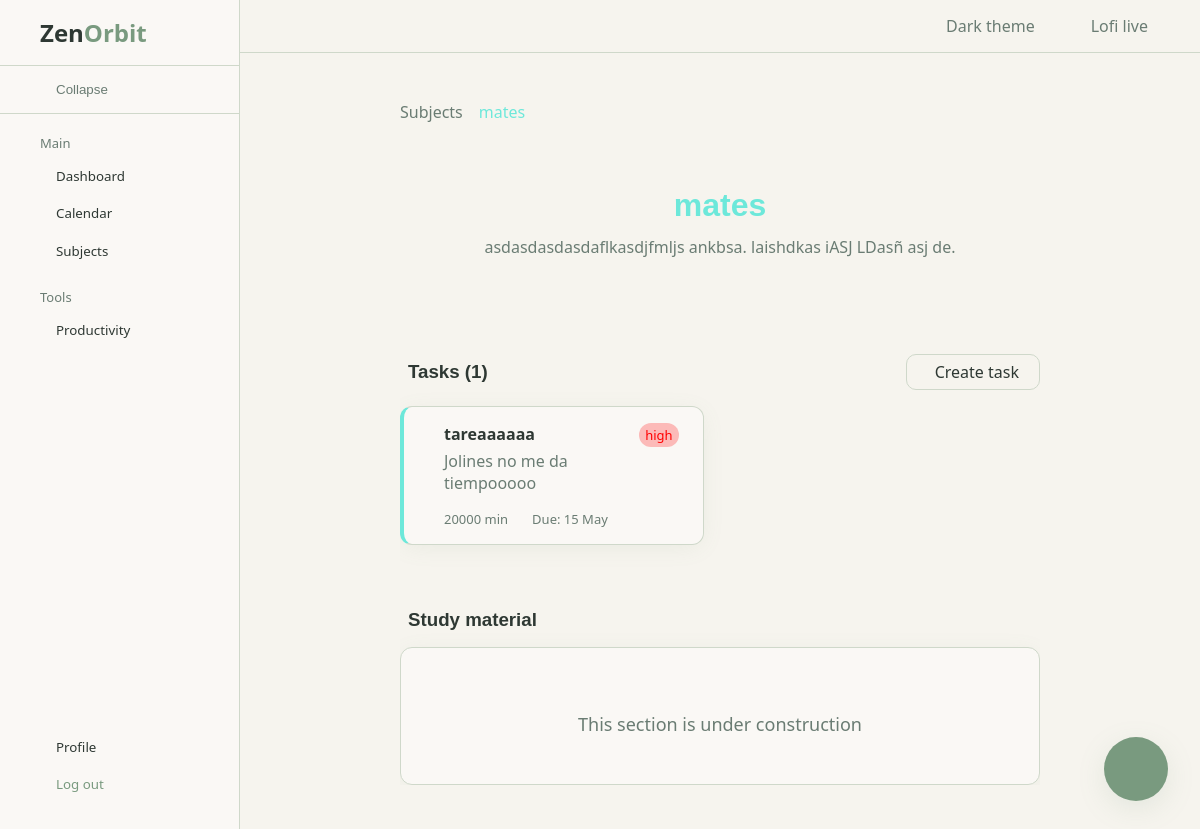
Page /subjects/1 (signed in) on the committed database.
### productivity_site/models/subject.py (models this page shows, shortened)
class Subject(models.Model):
    subject_id = models.AutoField(primary_key=True)
    user_id = models.ForeignKey(User, on_delete=models.CASCADE)
    name = models.CharField(max_length=100)
    description = models.TextField()
    color = models.CharField(
        max_length=7,
        default="#f59e0b",
        validators=[
            RegexValidator(
                regex=r"^#[0-9a-fA-F]{6}$",
                message="Color must be a valid hex color.",
            )
        ],
    )
    class Meta:
        constraints = [
            models.UniqueConstraint(
                fields=["user_id", "name"],
                name="unique_subject_name_per_user",
            )
        ]

### productivity_site/models/task.py (models this page shows, shortened)
class Task(models.Model):
    PRIORITY_LOW = "low"
    PRIORITY_MEDIUM = "medium"
    PRIORITY_HIGH = "high"
    PRIORITY_CHOICES = [
        (PRIORITY_LOW, "Low"),
        (PRIORITY_MEDIUM, "Medium"),
        (PRIORITY_HIGH, "High"),
    ]
    task_id = models.AutoField(primary_key=True)
    subject_id = models.ForeignKey(Subject, on_delete=models.CASCADE)
    name = models.CharField(max_length=100)
    text = models.TextField()
    due_date = models.DateTimeField()
    priority = models.CharField(
        max_length=10,
        choices=PRIORITY_CHOICES,
        default=PRIORITY_MEDIUM,
    )
    estimated_time = models.PositiveIntegerField()
    completed = models.BooleanField(default=False)
    class Meta:
        constraints = [
            models.UniqueConstraint(
                fields=["subject_id", "name"],
                name="unique_task_name_per_subject",
            )
        ]

### productivity_site/views.py (the view)
# urls.py: path('subjects/<int:subject_id>', views.subject_read, name='subject_read'),
@login_required
def subject_read(request, subject_id):
    subject = get_object_or_404(Subject, pk=subject_id, user_id=request.user)
    pending_tasks = list(Task.objects.filter(
        subject_id=subject,
        completed=False,
    ))
    completed_tasks = list(Task.objects.filter(
        subject_id=subject,
        completed=True,
    ))
    _set_pending_subtasks_count(pending_tasks)
    return render(request, "authorized/subjects/subject_view.html", {
        "subject": subject,
        "pending_tasks": pending_tasks,
        "completed_tasks": completed_tasks,
    })

### productivity_site/views.py (called while the page is built)
def _set_pending_subtasks_count(tasks):
    task_ids = [task.task_id for task in tasks]
    pending_counts = {
        item["task_id"]: item["count"]
        for item in Subtask.objects.filter(
            task_id__in=task_ids,
            completed=False,
        ).values("task_id").annotate(count=Count("subtask_id"))
    }
    for task in tasks:
        task.pending_subtasks_count = pending_counts.get(task.task_id, 0)

### templates/authorized/subjects/subject_view.html (shortened to what this page needs)
{% extends "authorized/base_authorized.html" %}
{% load static %}
{% block page_content %}
    <div class="details-layout">
        <div class="breadcrumb">
            <a href="{% url 'productivity_site:subjects' %}">Subjects</a>
            <span style="color: {{ subject.color }}">{{ subject.name }}</span>
        </div>
        <div class="details-header">
            <h1 style="color: {{ subject.color }}">{{ subject.name }}</h1>
            <p>{{ subject.description }}</p>
        </div>
        <div id="subject-tasks">
            <div class="details-section-title">
                <h3>Tasks ({{ pending_tasks|length }})</h3>
                {% url 'productivity_site:task_create' subject.subject_id as task_create_url %}
                {% include "components/button/link-button-secondary.html" with icon_left='fi-rr-plus' text='Create task' href=task_create_url %}
            </div>
            <div class="subject-tasks-grid">
                {% for task in pending_tasks %}
                <div class="subject-task-card subject-task-card-pending subject-card card"
                   style="border-left: .25rem solid {{ subject.color }}">
                    <a href="{% url 'productivity_site:task_read' subject.subject_id task.task_id %}"
                       class="task-card-content">
                        <div class="subject-task-head">
                            <div class="subject-task-info">
                                <p class="subject-task-title">{{ task.name }}</p>
                                <p class="subject-task-text">{{ task.text }}</p>
                            </div>
                            <div class="priority-badge priority-badge-{{ task.priority }}">
                                <span>{{ task.priority }}</span>
                            </div>
                        </div>
                        <div class="subject-task-meta">
                            <span class="subject-task-meta-item">
                                {{ task.estimated_time }} min
                            </span>
                            <span class="subject-task-meta-item">
                                Due: {{ task.due_date | date:"j M" }}
                            </span>
                        </div>
                    </a>
                </div>
                {% empty %}
                    <p>NO PENDING TASKS!!</p>
                {% endfor %}
            </div>
        </div>
        <div id="subject-materials">
            <div class="details-section-title">
                <h3>Study material</h3>
            </div>
            <div id="subject-material-card" class="card">
                <p>This section is under construction</p>
            </div>
        </div>
    </div>
    {% url 'productivity_site:subject_update' subject.subject_id as edit_url %}
    {% url 'productivity_site:subject_delete' subject.subject_id as delete_url %}
    {% include "components/actions/floating_actions.html" with edit_url=edit_url delete_url=delete_url object_type="subject" object_name=subject.name delete_warning="Deleting this subject will also delete its tasks, subtasks, and related study material." %}
{% endblock %}

### productivity_site/static/css/base.css (style rules this page uses)
:root { --background: hsl(40 33% 95%); --foreground: hsl(150 10% 20%); --card: hsl(40 30% 97%); --card-foreground: hsl(150 10% 20%); --card-shadow: 0 4px 24px -4px hsl(130 14% 54% / .12); --card-shadow-hover: 0 8px 32px -4px hsl(130 14% 54% / .2); --primary: hsl(130 14% 54%); --primary-foreground: hsl(40 33% 97%); --secondary: hsl(100 22% 85%); --secondary-foreground: hsl(150 10% 25%); --muted: hsl(100 18% 88%); --muted-foreground: hsl(150 8% 45%); --accent: hsl(130 14% 46%); --accent-foreground: hsl(40 33% 97%); --destructive: hsl(0 60% 50%); --destructive-foreground: hsl(0 0% 100%); --border: hsl(100 15% 82%); --ring: hsl(130 14% 54%); --radius: .75rem; --surface-glass: hsl(40 30% 97% / .7); --font-heading: "Sora", "Trebuchet MS", sans-serif; --font-body: "Manrope", "Segoe UI", sans-serif; --navbar-height: 2.5rem; --sidebar-width: 15rem; --sidebar-collapsed-width: 5rem; }
body { margin: 0; background-color: var(--background); color: var(--foreground); font-family: var(--font-body), sans-serif; cursor: default; min-height: 100vh; display: flex; flex-direction: column; }
h1, h2, h3, h4, h5, h6 { font-family: var(--font-heading), sans-serif; }
a { color: inherit; text-decoration: none; }
.card { border-radius: var(--radius); border: .08rem solid var(--border); box-shadow: var(--card-shadow); background-color: var(--card); color: var(--card-foreground); }

### productivity_site/static/css/private/base.css (style rules this page uses)
.breadcrumb { color: var(--muted-foreground); display: flex; flex-direction: row; gap: .5rem; }
.breadcrumb a { transition: 0.3s; }
.priority-badge { margin-left: auto; display: inline-block; }
.priority-badge span { font-size: small; font-weight: normal; padding: .2rem .4rem; border-radius: var(--radius); }
.priority-badge-high span { background-color: rgba(255, 0, 0, .25); color: red; }

### productivity_site/static/css/components/button/button.css (style rules this page uses)
a { text-decoration: none; }

### productivity_site/static/css/private/subjects.css (style rules this page uses)
.subject-card { padding: 1rem 1.5rem; }
.details-layout { display: flex; flex-direction: column; gap: 4rem; }
.details-header { display: flex; flex-direction: column; align-items: center; gap: .75rem; }
.details-header h1 { margin: 0; }
.details-header p { margin: 0; color: var(--muted-foreground); font-weight: lighter; }
#subject-tasks { display: flex; flex-direction: column; gap: 1rem; margin-top: 2rem; }
.details-section-title { display: flex; flex-direction: row; gap: .5rem; align-items: center; }
.details-section-title h3 { display: inline-flex; margin: 0; }
.subject-tasks-grid { display: grid; grid-template-columns: repeat(2, 1fr); gap: 2rem; }
.subject-task-card { display: flex; flex-direction: row; gap: 1rem; }
.task-card-content { display: flex; flex-direction: column; gap: 1rem; flex-grow: 1; }
.task-card-content p { margin: 0; }
.subject-task-head { display: flex; flex-direction: row; }
.subject-task-info { display: flex; flex-direction: column; gap: .3rem; }
.subject-task-title { font-weight: bolder; }
.subject-task-text { font-weight: lighter; color: var(--muted-foreground); }
.subject-task-meta { display: flex; flex-direction: row; gap: 1.5rem; }
.subject-task-meta-item { color: var(--muted-foreground); font-size: small; }
#subject-materials { display: flex; flex-direction: column; gap: 1rem; }
#subject-material-card { display: flex; flex-direction: column; align-items: center; gap: 1rem; padding: 3rem; color: var(--muted-foreground); }
#subject-material-card p { font-size: large; font-weight: lighter; margin: 0; }

### rows in the picture
Subject: name "mates", description "asdasdasdasdaflkasdjfmljs ankbsa. laishdkas iASJ LDasñ asj de."
Task: name "tareaaaaaa", text "Jolines no me da tiempooooo", priority "high", estimated_time "20000", due_date "15 May"

### other values in the picture
{{ pending_tasks|length }} "1"
{{ text }} "Create task"
